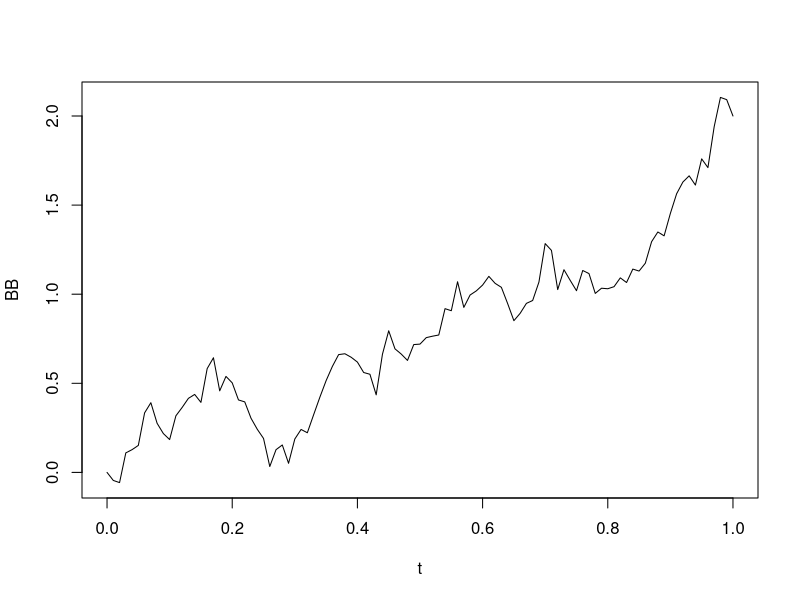
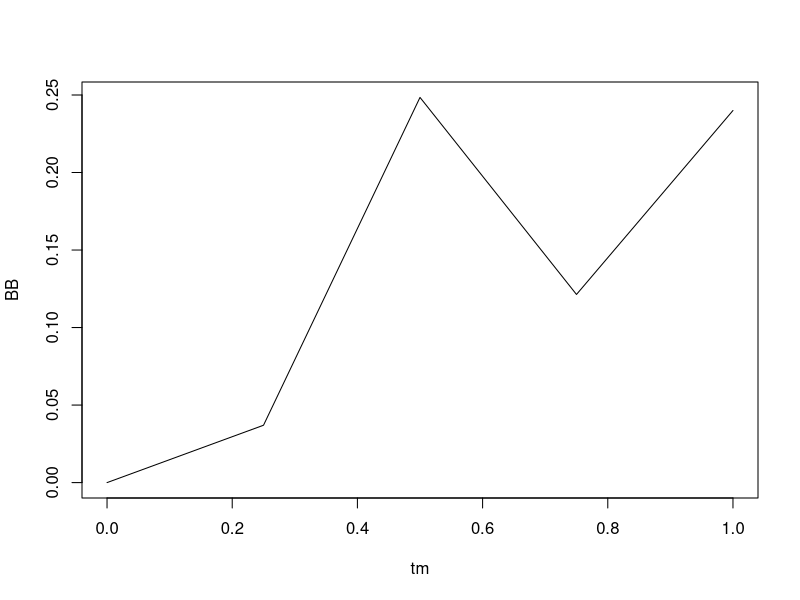
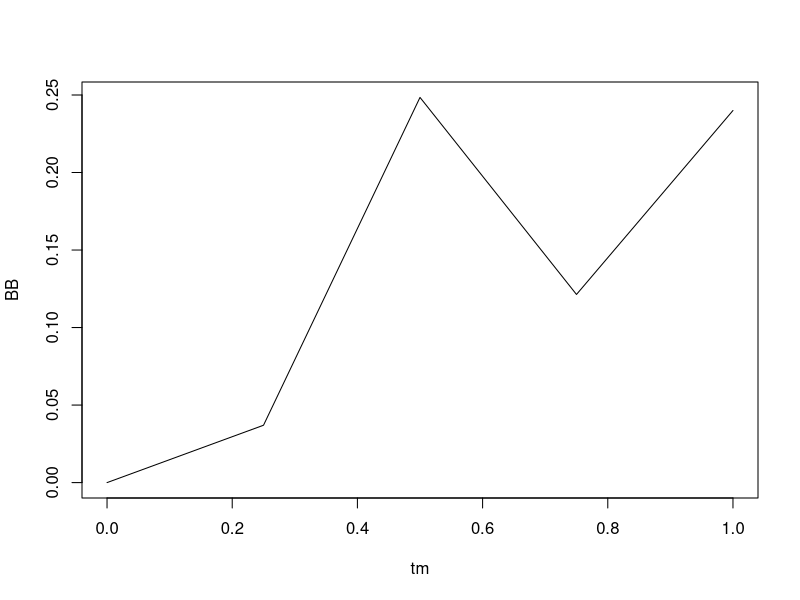

Generate these figures, in order, with R:
set.seed(123)
N <- 100
T <- 1
Delta <- T/N
W <- numeric(N+1)
t <- seq (0,T,length=N+1)
for (i in 2:(N+1))
 W[i] <- W[i-1]+rnorm(1)*sqrt(Delta)
x <- 0
y <- 2
BB <- x + W - t /T * (W[N+1] - y + x)
plot (t,BB,type="l")

n <- 10
u <- 0
t <- 1
x <- 0
y <- 1
rnorm(1,0.482,1/8)
tm = seq(0,1,1/4)
tm
BB <- rep(0,5)
BB[5] <- 0.24
BB[1] <- 0
BB[2] <- 0.447
BB[3] <- 0.724
BB[4] <- 0.426
  #z <- rnorm(1)
x <- BB[1]
y <- BB[5]
s <- (t+u)/2
BB[3] <- ((t-s)*x+(s-u)*y)/(t-u) + sqrt(((s-u)*(t-s))/(t-u))*rnorm(1)
t <- s
y <- BB[3]
s <- (t+u)/2
BB[2] <- ((t-s)*x+(s-u)*y)/(t-u) + sqrt(((s-u)*(t-s))/(t-u))*rnorm(1)
t <- 1
u <- 1/2
s <- (t+u)/2
x <- BB[3]
y <- BB[5]
BB[4] <- ((t-s)*x+(s-u)*y)/(t-u) + sqrt(((s-u)*(t-s))/(t-u))*rnorm(1)

BB
plot(tm,BB,'l')
u <- s
x <- BB[i]

BB
plot(tm,BB,'l')
